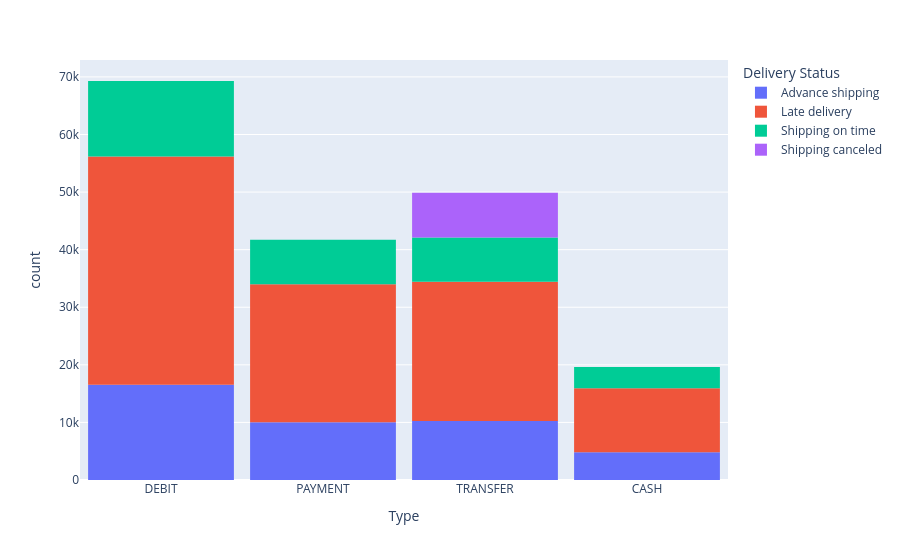

Notebook code for this chart:
### Code cell
fig=px.histogram(df,x="Type",color="Delivery Status")
fig.update_layout(bargap=0.1)
fig.show()

### Figure 1 — Plotly figure (JSON) as saved in the notebook; plotly's stock layout.template omitted (floating-point values rounded to 4 significant figures; data arrays with more than 128 entries replaced by an {"elided": "..."} marker saying what was removed)
{"data": [{"bingroup": "x", "hovertemplate": "Delivery Status=Advance shipping<br>Type=%{x}<br>count=%{y}<extra></extra>", "legendgroup": "Advance shipping", "marker": {"color": "#636efa", "pattern": {"shape": ""}}, "name": "Advance shipping", "orientation": "v", "showlegend": true, "type": "histogram", "x": {"elided": "41592 str values"}, "xaxis": "x", "yaxis": "y"}, {"bingroup": "x", "hovertemplate": "Delivery Status=Late delivery<br>Type=%{x}<br>count=%{y}<extra></extra>", "legendgroup": "Late delivery", "marker": {"color": "#EF553B", "pattern": {"shape": ""}}, "name": "Late delivery", "orientation": "v", "showlegend": true, "type": "histogram", "x": {"elided": "98976 str values"}, "xaxis": "x", "yaxis": "y"}, {"bingroup": "x", "hovertemplate": "Delivery Status=Shipping on time<br>Type=%{x}<br>count=%{y}<extra></extra>", "legendgroup": "Shipping on time", "marker": {"color": "#00cc96", "pattern": {"shape": ""}}, "name": "Shipping on time", "orientation": "v", "showlegend": true, "type": "histogram", "x": {"elided": "32194 str values"}, "xaxis": "x", "yaxis": "y"}, {"bingroup": "x", "hovertemplate": "Delivery Status=Shipping canceled<br>Type=%{x}<br>count=%{y}<extra></extra>", "legendgroup": "Shipping canceled", "marker": {"color": "#ab63fa", "pattern": {"shape": ""}}, "name": "Shipping canceled", "orientation": "v", "showlegend": true, "type": "histogram", "x": {"elided": "7754 str values"}, "xaxis": "x", "yaxis": "y"}], "layout": {"bargap": 0.1, "barmode": "relative", "legend": {"title": {"text": "Delivery Status"}, "tracegroupgap": 0}, "margin": {"t": 60}, "xaxis": {"anchor": "y", "domain": [0, 1], "title": {"text": "Type"}}, "yaxis": {"anchor": "x", "domain": [0, 1], "title": {"text": "count"}}}}
